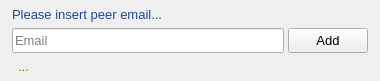
<?xml version="1.0" encoding="UTF-8"?>
<ui version="4.0">
 <class>FriendRequestObject</class>
 <widget class="QWidget" name="FriendRequestObject">
  <property name="geometry">
   <rect>
    <x>0</x>
    <y>0</y>
    <width>380</width>
    <height>81</height>
   </rect>
  </property>
  <property name="sizePolicy">
   <sizepolicy hsizetype="Fixed" vsizetype="Fixed">
    <horstretch>0</horstretch>
    <verstretch>0</verstretch>
   </sizepolicy>
  </property>
  <property name="minimumSize">
   <size>
    <width>380</width>
    <height>81</height>
   </size>
  </property>
  <property name="maximumSize">
   <size>
    <width>380</width>
    <height>81</height>
   </size>
  </property>
  <property name="font">
   <font>
    <pointsize>10</pointsize>
   </font>
  </property>
  <property name="windowTitle">
   <string>Add To Group</string>
  </property>
  <layout class="QGridLayout" name="gridLayout">
   <property name="leftMargin">
    <number>12</number>
   </property>
   <property name="topMargin">
    <number>4</number>
   </property>
   <property name="rightMargin">
    <number>12</number>
   </property>
   <property name="bottomMargin">
    <number>4</number>
   </property>
   <property name="spacing">
    <number>4</number>
   </property>
   <item row="2" column="0" colspan="2">
    <widget class="QLabel" name="serverMessageLabel">
     <property name="minimumSize">
      <size>
       <width>362</width>
       <height>20</height>
      </size>
     </property>
     <property name="maximumSize">
      <size>
       <width>362</width>
       <height>20</height>
      </size>
     </property>
     <property name="font">
      <font>
       <pointsize>9</pointsize>
      </font>
     </property>
     <property name="styleSheet">
      <string notr="true">color: rgb(60, 150, 0);</string>
     </property>
     <property name="text">
      <string>  ...</string>
     </property>
    </widget>
   </item>
   <item row="1" column="1">
    <widget class="QPushButton" name="addButton">
     <property name="minimumSize">
      <size>
       <width>80</width>
       <height>25</height>
      </size>
     </property>
     <property name="maximumSize">
      <size>
       <width>80</width>
       <height>25</height>
      </size>
     </property>
     <property name="font">
      <font>
       <pointsize>10</pointsize>
      </font>
     </property>
     <property name="text">
      <string>Add</string>
     </property>
     <property name="icon">
      <iconset>
       <normalon>../../../../Resources/icons/addUser.png</normalon>
      </iconset>
     </property>
     <property name="iconSize">
      <size>
       <width>16</width>
       <height>16</height>
      </size>
     </property>
    </widget>
   </item>
   <item row="1" column="0">
    <widget class="QLineEdit" name="lineEdit">
     <property name="minimumSize">
      <size>
       <width>0</width>
       <height>25</height>
      </size>
     </property>
     <property name="maximumSize">
      <size>
       <width>16777215</width>
       <height>25</height>
      </size>
     </property>
     <property name="font">
      <font>
       <pointsize>10</pointsize>
      </font>
     </property>
     <property name="placeholderText">
      <string>Email</string>
     </property>
    </widget>
   </item>
   <item row="0" column="0">
    <widget class="QLabel" name="label_2">
     <property name="minimumSize">
      <size>
       <width>0</width>
       <height>20</height>
      </size>
     </property>
     <property name="maximumSize">
      <size>
       <width>16777215</width>
       <height>20</height>
      </size>
     </property>
     <property name="font">
      <font>
       <pointsize>10</pointsize>
      </font>
     </property>
     <property name="styleSheet">
      <string notr="true">color: rgb(32, 74, 135);</string>
     </property>
     <property name="text">
      <string>Please insert peer email...</string>
     </property>
    </widget>
   </item>
  </layout>
 </widget>
 <resources/>
 <connections/>
</ui>
